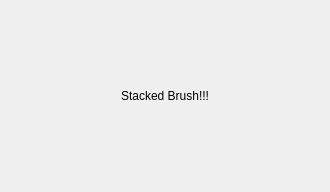
<?xml version="1.0" encoding="UTF-8"?>
<ui version="4.0">
 <class>WdgStackedOptions</class>
 <widget class="QWidget" name="WdgStackedOptions">
  <property name="geometry">
   <rect>
    <x>0</x>
    <y>0</y>
    <width>330</width>
    <height>192</height>
   </rect>
  </property>
  <property name="sizePolicy">
   <sizepolicy hsizetype="Preferred" vsizetype="Preferred">
    <horstretch>210</horstretch>
    <verstretch>60</verstretch>
   </sizepolicy>
  </property>
  <property name="minimumSize">
   <size>
    <width>330</width>
    <height>60</height>
   </size>
  </property>
  <layout class="QGridLayout" name="gridLayout">
   <item row="0" column="0">
    <widget class="QLabel" name="label">
     <property name="text">
      <string>Stacked Brush!!!</string>
     </property>
     <property name="alignment">
      <set>Qt::AlignCenter</set>
     </property>
    </widget>
   </item>
  </layout>
 </widget>
 <resources/>
 <connections/>
</ui>
